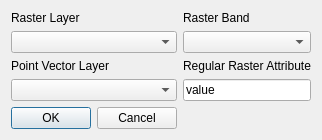
<?xml version="1.0" encoding="UTF-8"?>
<ui version="4.0">
 <class>raster_value_regularDialogBase</class>
 <widget class="QDialog" name="raster_value_regularDialogBase">
  <property name="geometry">
   <rect>
    <x>0</x>
    <y>0</y>
    <width>297</width>
    <height>135</height>
   </rect>
  </property>
  <property name="windowTitle">
   <string>raster_value_regular</string>
  </property>
  <layout class="QGridLayout" name="gridLayout">
   <item row="1" column="0">
    <widget class="QgsMapLayerComboBox" name="raster">
     <property name="showCrs">
      <bool>true</bool>
     </property>
    </widget>
   </item>
   <item row="0" column="1">
    <widget class="QLabel" name="label_2">
     <property name="text">
      <string>Raster Band</string>
     </property>
     <property name="alignment">
      <set>Qt::AlignBottom|Qt::AlignLeading|Qt::AlignLeft</set>
     </property>
    </widget>
   </item>
   <item row="4" column="0">
    <widget class="QDialogButtonBox" name="button_box">
     <property name="orientation">
      <enum>Qt::Horizontal</enum>
     </property>
     <property name="standardButtons">
      <set>QDialogButtonBox::Cancel|QDialogButtonBox::Ok</set>
     </property>
    </widget>
   </item>
   <item row="0" column="0">
    <widget class="QLabel" name="label">
     <property name="text">
      <string>Raster Layer</string>
     </property>
     <property name="alignment">
      <set>Qt::AlignBottom|Qt::AlignLeading|Qt::AlignLeft</set>
     </property>
    </widget>
   </item>
   <item row="1" column="1">
    <widget class="QgsRasterBandComboBox" name="band">
     <property name="band">
      <number>1</number>
     </property>
    </widget>
   </item>
   <item row="3" column="1">
    <widget class="QLineEdit" name="attribute">
     <property name="text">
      <string>value</string>
     </property>
    </widget>
   </item>
   <item row="3" column="0">
    <widget class="QgsMapLayerComboBox" name="layer">
     <property name="showCrs">
      <bool>true</bool>
     </property>
    </widget>
   </item>
   <item row="2" column="0">
    <widget class="QLabel" name="label_3">
     <property name="text">
      <string>Point Vector Layer</string>
     </property>
     <property name="alignment">
      <set>Qt::AlignBottom|Qt::AlignLeading|Qt::AlignLeft</set>
     </property>
    </widget>
   </item>
   <item row="2" column="1">
    <widget class="QLabel" name="label_4">
     <property name="text">
      <string>Regular Raster Attribute</string>
     </property>
     <property name="alignment">
      <set>Qt::AlignBottom|Qt::AlignLeading|Qt::AlignLeft</set>
     </property>
    </widget>
   </item>
  </layout>
 </widget>
 <customwidgets>
  <customwidget>
   <class>QgsMapLayerComboBox</class>
   <extends>QComboBox</extends>
   <header>qgsmaplayercombobox.h</header>
  </customwidget>
  <customwidget>
   <class>QgsRasterBandComboBox</class>
   <extends>QComboBox</extends>
   <header>qgsrasterbandcombobox.h</header>
  </customwidget>
 </customwidgets>
 <resources/>
 <connections>
  <connection>
   <sender>button_box</sender>
   <signal>accepted()</signal>
   <receiver>raster_value_regularDialogBase</receiver>
   <slot>accept()</slot>
   <hints>
    <hint type="sourcelabel">
     <x>20</x>
     <y>20</y>
    </hint>
    <hint type="destinationlabel">
     <x>20</x>
     <y>20</y>
    </hint>
   </hints>
  </connection>
  <connection>
   <sender>button_box</sender>
   <signal>rejected()</signal>
   <receiver>raster_value_regularDialogBase</receiver>
   <slot>reject()</slot>
   <hints>
    <hint type="sourcelabel">
     <x>20</x>
     <y>20</y>
    </hint>
    <hint type="destinationlabel">
     <x>20</x>
     <y>20</y>
    </hint>
   </hints>
  </connection>
 </connections>
</ui>
